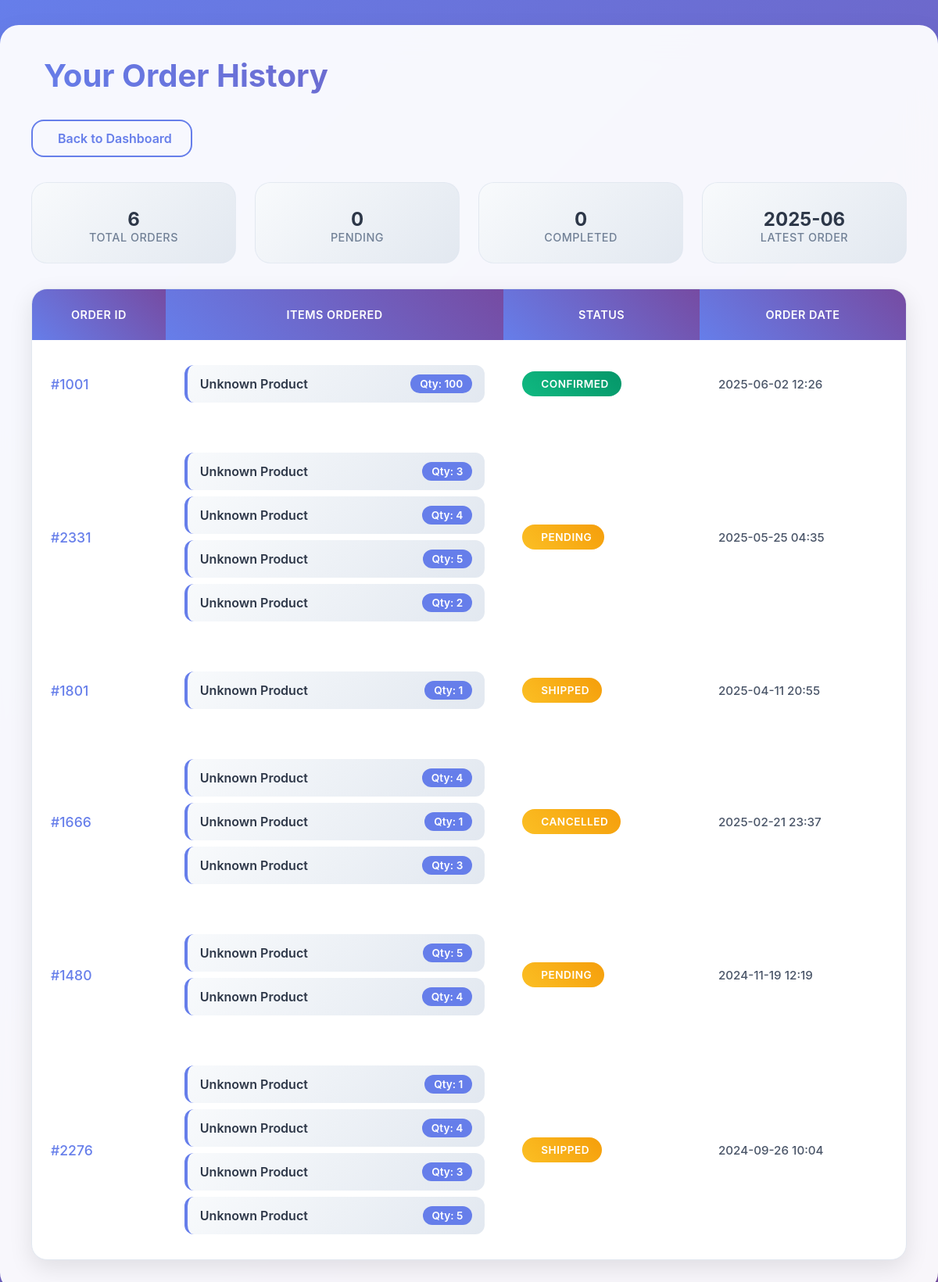
Screenshot of /your-orders (signed in) with the database file from the repository.
### tables this page shows
CREATE TABLE sales_orders (
        id INTEGER PRIMARY KEY AUTOINCREMENT,
        customer_id INTEGER,
        order_data TEXT,
        status TEXT DEFAULT 'Pending',
        created_at TIMESTAMP DEFAULT CURRENT_TIMESTAMP,
        FOREIGN KEY(customer_id) REFERENCES users(id)
        );

### app.py (the view)
@app.route('/your-orders')
def your_orders():
    if 'user_id' not in session or session.get('role') != 'customer':
        return redirect(url_for('login'))
    conn = get_db_connection()
    orders = conn.execute('''
        SELECT * FROM sales_orders
        WHERE customer_id = ?
        ORDER BY created_at DESC
    ''', (session['user_id'],)).fetchall()
    processed_orders = []
    for order in orders:
        try:
            order_items = json.loads(order['order_data'])
            items = []
            for barcode, details in order_items.items():
                product = conn.execute('SELECT name FROM products WHERE barcode = ?', (barcode,)).fetchone()
                product_name = product['name'] if product else "Unknown Product"
                items.append({
                    'barcode': barcode,
                    'name': product_name,
                    'quantity': details['quantity']
                })
            processed_orders.append({
                'id': order['id'],
                'status': order['status'],
                'created_at': order['created_at'],
                'items': items
            })
        except:
            continue
    conn.close()
    cart_count = sum(item['quantity'] for item in session.get('cart', {}).values())
    return render_template('your_orders.html', orders=processed_orders, cart_count=cart_count)

### app.py (called while the page is built)
def get_db_connection():
    conn = sqlite3.connect('database.db')
    conn.row_factory = sqlite3.Row
    return conn

### templates/your_orders.html (shortened to what this page needs)
<div class="main-container">
    <h1 class="page-title">
        Your Order History
    </h1>
    <a href="{{ url_for('customer_dashboard') }}" class="back-btn">
        Back to Dashboard
    </a>
    {% if orders and orders|length > 0 %}
        <div class="orders-summary">
            <div class="summary-card">
                <div class="number">{{ orders|length }}</div>
                <div class="label">Total Orders</div>
            </div>
            <div class="summary-card">
                <div class="number">
                    {% set pending_count = 0 %}
                    {% for order in orders %}
                        {% if order['status'].lower() in ['pending', 'partial stock'] %}
                            {% set pending_count = pending_count + 1 %}
                        {% endif %}
                    {% endfor %}
                    {{ pending_count }}
                </div>
                <div class="label">Pending</div>
            </div>
            <div class="summary-card">
                <div class="number">
                    {% set completed_count = 0 %}
                    {% for order in orders %}
                        {% if order['status'].lower() in ['confirmed', 'delivered'] %}
                            {% set completed_count = completed_count + 1 %}
                        {% endif %}
                    {% endfor %}
                    {{ completed_count }}
                </div>
                <div class="label">Completed</div>
            </div>
            <div class="summary-card">
                <div class="number">
                    {% if orders|length > 0 %}
                        {{ orders[0]['created_at'][:7] if orders[0]['created_at'] else 'N/A' }}
                    {% else %}
                        N/A
                    {% endif %}
                </div>
                <div class="label">Latest Order</div>
            </div>
        </div>
        <div class="table-container">
            <table class="table">
                <thead>
                    <tr>
                        <th>Order ID</th>
                        <th>Items Ordered</th>
                        <th>Status</th>
                        <th>Order Date</th>
                    </tr>
                </thead>
                <tbody>
                    {% for order in orders %}
                    <tr>
                        <td class="order-id">#{{ order['id'] }}</td>
                        <td>
                            <ul class="order-items">
                                {% for item in order['items'] %}
                                    <li>
                                        <span class="item-name">{{ item['name'] }}</span>
                                        <span class="item-quantity">Qty: {{ item['quantity'] }}</span>
                                    </li>
                                {% endfor %}
                            </ul>
                        </td>
                        <td>
                            {% set status_lower = order['status'].lower() %}
                            {% if status_lower == 'pending' %}
                                <span class="status-badge status-pending">
                                    {{ order['status'] }}
                                </span>
                            {% elif status_lower == 'confirmed' %}
                                <span class="status-badge status-confirmed">
                                    {{ order['status'] }}
                                </span>
                            {% elif status_lower == 'partial stock' %}
                                <span class="status-badge status-partial">
                                    <i class="fas fa-exclamation-triangle"></i>
                                    {{ order['status'] }}
                                </span>
                            {% elif status_lower == 'delivered' %}
                                <span class="status-badge status-delivered">
                                    <i class="fas fa-truck"></i>
                                    {{ order['status'] }}
                                </span>
                            {% else %}
                                <span class="status-badge status-pending">
                                    {{ order['status'] }}
                                </span>
                            {% endif %}
                        </td>
                        <td class="order-date">
                            {{ order['created_at'][:16] if order['created_at'] else 'N/A' }}
                        </td>
                    </tr>
                    {% endfor %}
                </tbody>
            </table>
        </div>
    {% endif %}
</div>

### templates/your_orders.html (style rules this page uses)
* { margin: 0; padding: 0; box-sizing: border-box; }
.main-container { background: rgba(255, 255, 255, 0.95); backdrop-filter: blur(20px); border-radius: 24px; margin: 2rem auto; padding: 2.5rem; box-shadow: 0 20px 40px rgba(0, 0, 0, 0.1); max-width: 1400px; animation: slideUp 0.6s ease-out; }
.page-title { font-size: 2.5rem; font-weight: 700; margin-bottom: 2rem; background: linear-gradient(45deg, #667eea, #764ba2); -webkit-background-clip: text; -webkit-text-fill-color: transparent; background-clip: text; display: flex; align-items: center; gap: 1rem; }
.back-btn { background: transparent; border: 2px solid #667eea; color: #667eea; border-radius: 16px; padding: 0.75rem 1.5rem; font-weight: 600; transition: all 0.3s ease; text-decoration: none; display: inline-flex; align-items: center; gap: 0.5rem; margin-bottom: 2rem; }
.orders-summary { display: grid; grid-template-columns: repeat(auto-fit, minmax(200px, 1fr)); gap: 1.5rem; margin-bottom: 2rem; }
.summary-card { background: linear-gradient(135deg, #f8fafc, #e2e8f0); border-radius: 20px; padding: 1.5rem; text-align: center; border: 1px solid rgba(226, 232, 240, 0.8); transition: all 0.3s ease; }
.summary-card .number { font-size: 1.5rem; font-weight: 700; color: #2d3748; }
.summary-card .label { color: #718096; font-weight: 500; text-transform: uppercase; letter-spacing: 0.5px; font-size: 0.9rem; }
.table-container { background: white; border-radius: 20px; overflow: hidden; box-shadow: 0 10px 30px rgba(0, 0, 0, 0.1); border: 1px solid #e2e8f0; }
.table { margin: 0; border-collapse: separate; border-spacing: 0; width: 100%; }
.table thead th { background: linear-gradient(45deg, #667eea, #764ba2); color: white; font-weight: 600; padding: 1.5rem; border: none; text-transform: uppercase; letter-spacing: 0.5px; font-size: 0.9rem; }
.table tbody tr { transition: all 0.3s ease; border-bottom: 1px solid #f1f5f9; }
.table tbody td { padding: 1.5rem; vertical-align: middle; border: none; font-weight: 500; }
.order-id { font-weight: 700; color: #667eea; font-size: 1.1rem; }
.order-items { margin: 0; padding: 0; list-style: none; }
.order-items li { background: linear-gradient(135deg, #f8fafc, #e2e8f0); padding: 0.75rem 1rem; margin: 0.5rem 0; border-radius: 12px; border-left: 4px solid #667eea; display: flex; justify-content: space-between; align-items: center; transition: all 0.3s ease; }
.item-name { font-weight: 600; color: #2d3748; }
.item-quantity { background: #667eea; color: white; padding: 0.25rem 0.75rem; border-radius: 20px; font-size: 0.85rem; font-weight: 600; }
.status-badge { padding: 0.5rem 1rem; border-radius: 20px; font-size: 0.85rem; font-weight: 600; text-transform: uppercase; letter-spacing: 0.5px; display: inline-flex; align-items: center; gap: 0.5rem; }
.status-pending { background: linear-gradient(45deg, #fbbf24, #f59e0b); color: white; }
.status-confirmed { background: linear-gradient(45deg, #10b981, #059669); color: white; }
.order-date { font-weight: 600; color: #4a5568; font-size: 0.95rem; }

### rows the page displays
sales_orders: created_at "2025-06", id "1001", name "Unknown Product", quantity "100", status "CONFIRMED", created_at "2025-06-02 12:26"
sales_orders: id "2331", name "Unknown Product" "Unknown Product" "Unknown Product" "Unknown Product", quantity "3" "4" "5" "2", status "PENDING", created_at "2025-05-25 04:35"
sales_orders: id "1801", name "Unknown Product", quantity "1", status "SHIPPED", created_at "2025-04-11 20:55"
sales_orders: id "1666", name "Unknown Product" "Unknown Product" "Unknown Product", quantity "4" "1" "3", status "CANCELLED", created_at "2025-02-21 23:37"
sales_orders: id "1480", name "Unknown Product" "Unknown Product", quantity "5" "4", status "PENDING", created_at "2024-11-19 12:19"
sales_orders: id "2276", name "Unknown Product" "Unknown Product" "Unknown Product" "Unknown Product", quantity "1" "4" "3" "5", status "SHIPPED", created_at "2024-09-26 10:04"

### other values shown
{{ orders|length }} "6"
{{ pending_count }} "0"
{{ completed_count }} "0"
